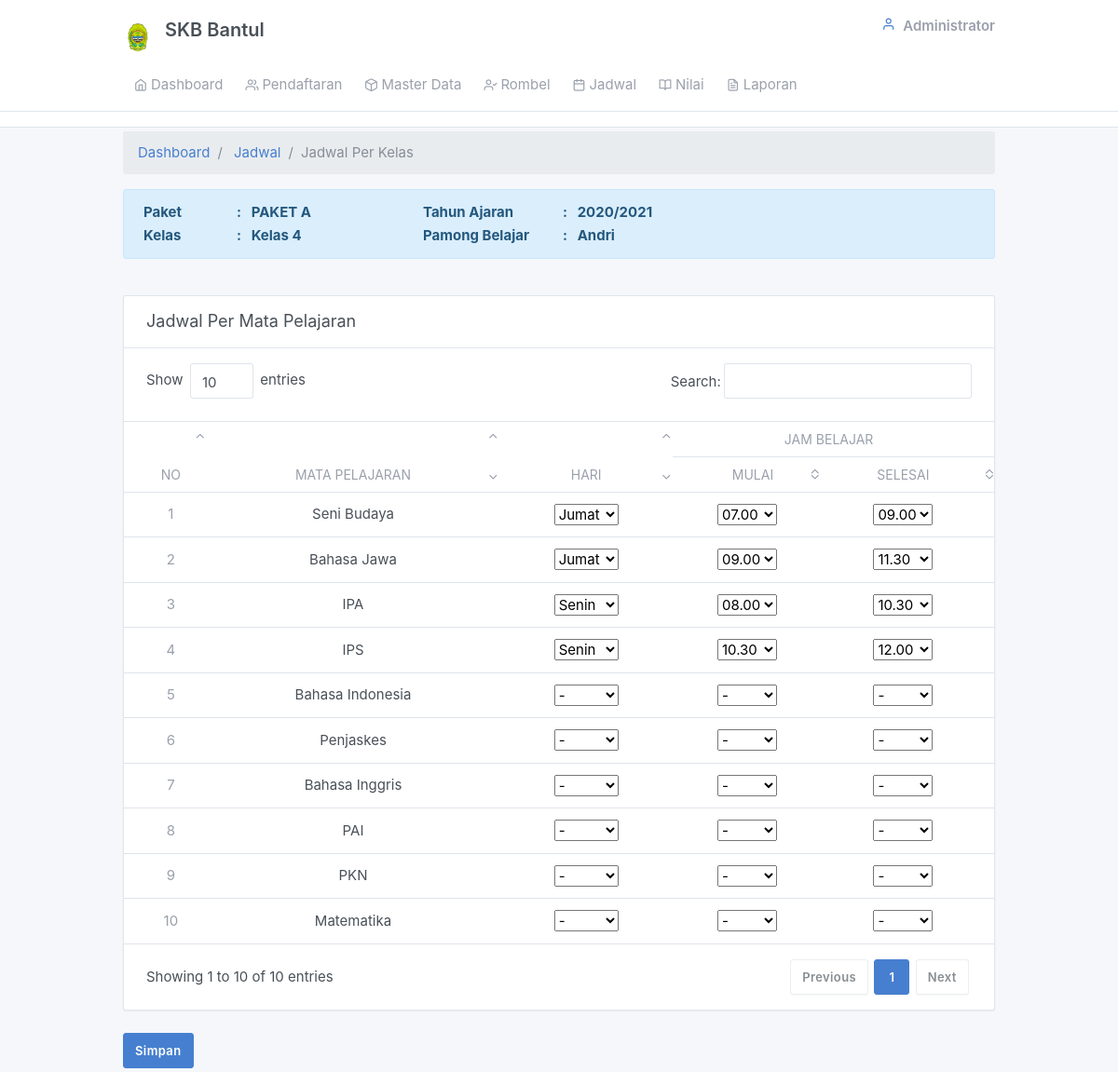
/admin/jadwal_permapel.php?id=1, run on an earlier commit of the app's database.
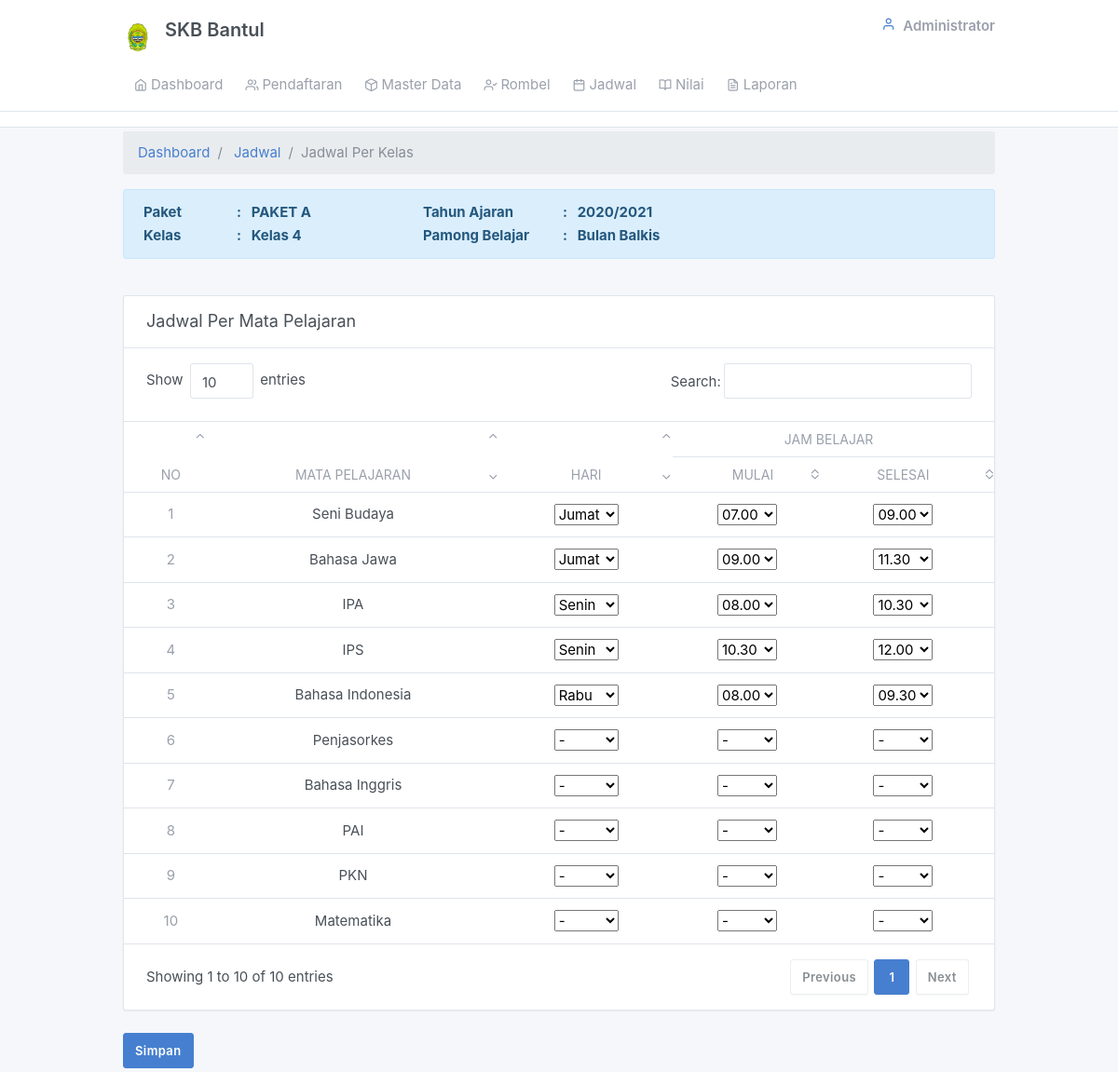
And on a later commit of the database.
### tables this page shows
CREATE TABLE `tb_rombel` (
  `rombel_id` int(11) NOT NULL,
  `ta_id` int(11) NOT NULL,
  `kelas_id` int(11) NOT NULL,
  `nik` char(16) NOT NULL
);

CREATE TABLE `tb_pamong_belajar` (
  `nik` char(16) NOT NULL,
  `pamong_nama` varchar(50) NOT NULL,
  `pamong_tempat_lhr` varchar(30) NOT NULL,
  `pamong_tanggal_lhr` date NOT NULL,
  `pamong_jenkel` enum('Laki-Laki','Perempuan') NOT NULL,
  `pamong_agama` varchar(12) NOT NULL,
  `pamong_alamat` varchar(100) NOT NULL,
  `pamong_no_hp` varchar(14) NOT NULL,
  `pamong_jabatan` enum('Pamong Belajar','Tutor') NOT NULL
);

CREATE TABLE `tb_jadwal` (
  `jadwal_id` int(11) NOT NULL,
  `rombel_id` int(11) NOT NULL,
  `jadwal_hari` varchar(40) DEFAULT NULL,
  `mapel_id` int(11) NOT NULL,
  `jadwal_jammulai` varchar(10) DEFAULT NULL,
  `jadwal_jamselesai` varchar(10) DEFAULT NULL
);

CREATE TABLE `tb_mapel` (
  `mapel_id` int(11) NOT NULL,
  `mapel_kode` char(10) NOT NULL,
  `mapel_nama` varchar(50) NOT NULL,
  `mapel_kkm` set('70') NOT NULL,
  `paket_id` int(11) NOT NULL
);

CREATE TABLE `tb_paket` (
  `paket_id` int(11) NOT NULL,
  `paket_nama` char(10) NOT NULL
);

CREATE TABLE `tb_tahunajaran` (
  `ta_id` int(11) NOT NULL,
  `ta_nama` varchar(12) NOT NULL,
  `ta_status` varchar(12) NOT NULL DEFAULT 'Tidak Aktif'
);

CREATE TABLE `tb_kelas` (
  `kelas_id` int(11) NOT NULL,
  `kelas_nama` varchar(11) NOT NULL,
  `paket_id` int(11) NOT NULL
);

### admin/jadwal_permapel.php (the view, shortened to what this page needs)
<?php include_once "views/main.php";?>
<div class="my-3 my-md-1">
  <div class="container">
  <ol class="breadcrumb">
            <li class="breadcrumb-item">
              <a href="../index.php">Dashboard</a>
            </li>
            <li class="breadcrumb-item">
              <a href="../admin/jadwal.php">Jadwal</a>
            </li>
            <li class="breadcrumb-item active">Jadwal Per Kelas</li>
          </ol>
    <?php
	  $sql1=mysqli_query($connect, "SELECT a.rombel_id,c.kelas_nama,f.paket_nama,b.ta_nama,e.pamong_nama FROM tb_rombel a JOIN tb_tahunajaran b ON a.ta_id=b.ta_id JOIN tb_kelas c ON a.kelas_id=c.kelas_id JOIN tb_pamong_belajar e ON a.nik=e.nik JOIN tb_paket f on c.paket_id=f.paket_id WHERE a.ta_id=(SELECT ta_id FROM tb_tahunajaran WHERE ta_status='Aktif') AND a.rombel_id='".$_GET['id']."'");
	  $cek1= mysqli_num_rows($sql1);
	  if($cek1>0){
	  while ($data1= mysqli_fetch_array($sql1)) {
	?>
   <div class="alert alert-info" role="alert">
    <table>
        <tr>
            <th style="text-align:left;" width="100px">Paket </th>
            <th style="text-align:left;" width="120px">: &nbsp&nbsp<?php echo $data1['paket_nama'] ?></th>
            <th style="text-align:left;" width="120px">Tahun Ajaran</th>
            <th style="text-align:left;" width="120px">: &nbsp&nbsp<?php echo $data1['ta_nama'] ?></th>
        </tr>
        <tr>
            <th style="text-align:left;" width="100px">Kelas </th>
            <th style="text-align:left;" width="200px">: &nbsp&nbsp<?php echo $data1['kelas_nama'] ?></th>
            <th style="text-align:left;" width="150px"> Pamong Belajar </th>
            <th style="text-align:left;" width="300px">: &nbsp&nbsp<?php echo $data1['pamong_nama'] ?></th>
        </tr>
    </table>
    </div>
   <br>
    <?php }} ?>
    <form method="post">
     <div class="">
        <div class="card">
        <div class="card-header">
                    <h3 class="card-title">Jadwal Per Mata Pelajaran</h3>
          </div>
          <div class="table-responsive">
            <table border="0px" style="border-collapse: collapse;" class="table card-table table-vcenter text-nowrap datatable" >
              <thead>
                <tr>
                    <th rowspan="2"><center>No</center></th>
                    <th rowspan="2"><center>Mata Pelajaran</center></th>
                    <th rowspan="2"><center>Hari</center></th>
                    <th colspan="2"><center>Jam Belajar</center></th>
                 </tr>
                 <tr>
                    <th><center>Mulai</center></th>
                    <th><center>Selesai</center></th>
                  </tr>
              </thead>
              <tbody>
             <?php
                $no=1;
                $sql=mysqli_query($connect, "SELECT a.jadwal_id,b.mapel_nama,a.jadwal_hari,a.jadwal_jammulai,a.jadwal_jamselesai FROM tb_jadwal a JOIN tb_mapel b ON a.mapel_id=b.mapel_id WHERE a.rombel_id='".$_GET['id']."'");
                $cek= mysqli_num_rows($sql);
                    if($cek>0){
                       while ($data= mysqli_fetch_assoc($sql)) {
              ?>
                <tr>
                  <td align="center"><span class="text-muted"><?php echo $no;?></span></td>
                  <td align="center"><?php echo $data['mapel_nama'] ?><input type="hidden" name="idjadwal[]" value="<?php echo $data['jadwal_id'] ?>"></td>
                  <td align="center">
                  	<select name="hari[]">
                            <option value="<?php echo $data['jadwal_hari'] ?>"><?php echo $data['jadwal_hari'] ?></option>
                          </select>
                  </td>
                  <td align="center">
                    <select name="jamm[]">
                            <option value="<?php echo $data['jadwal_jammulai'] ?>"><?php echo $data['jadwal_jammulai'] ?></option>
                          </select>
                  </td>
                  <td align="center">
                  	<select name="jams[]">
                            <option value="<?php echo $data['jadwal_jamselesai'] ?>"><?php echo $data['jadwal_jamselesai'] ?></option>
                          </select>
                  </td>
                </tr>
          <?php $no++;}} ?>
              </tbody>
            </table>
          </div>
        </div>
      </div>
      <button type="submit" name="tambah" class="btn btn-primary" role="button">Simpan</button>
    </div>
  </div>

What changed in the data, as far as the page shows it:
changed tb_rombel "PAKET A": nik.pamong_nama "Andri" → "Bulan Balkis"
changed tb_jadwal "Bahasa Indonesia": jadwal_hari "-" → "Rabu"; jadwal_jammulai "-" → "08.00"; jadwal_jamselesai "-" → "09.30"
changed through a linked row, tb_jadwal: mapel.mapel_nama "Penjaskes" → "Penjasorkes"
